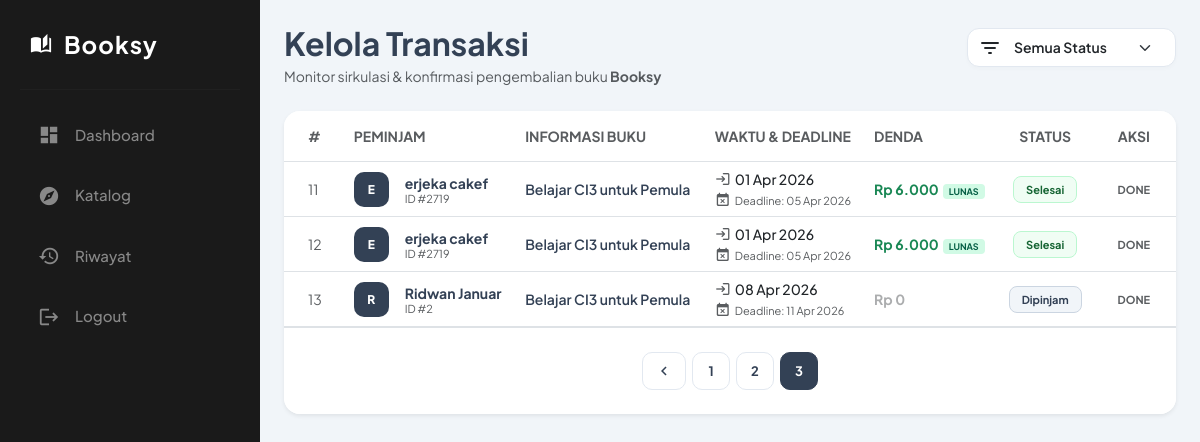
Screenshot of /admin/transaksi/10 with the database file from the repository.
### tables this page shows
CREATE TABLE `peminjaman` (
  `id_peminjaman` int(11) NOT NULL,
  `id_user` int(11) DEFAULT NULL,
  `id_buku` int(11) DEFAULT NULL,
  `tanggal_pinjam` date NOT NULL,
  `tanggal_kembali_real` date DEFAULT NULL,
  `tanggal_deadline` date DEFAULT NULL,
  `status` enum('menunggu','disetujui','ditolak','kembali','pending_kembali') DEFAULT 'menunggu',
  `denda` int(11) DEFAULT 0,
  `status_bayar` enum('belum','lunas') NOT NULL DEFAULT 'belum'
);

CREATE TABLE `users` (
  `id_user` int(11) NOT NULL,
  `username` varchar(50) NOT NULL,
  `password` varchar(255) NOT NULL,
  `nama_lengkap` varchar(100) NOT NULL,
  `alamat` text DEFAULT NULL,
  `role` enum('admin','siswa') DEFAULT 'siswa',
  `created_at` timestamp NOT NULL DEFAULT current_timestamp()
);

CREATE TABLE `buku` (
  `id_buku` int(11) NOT NULL,
  `id_kategori` int(11) DEFAULT NULL,
  `judul` varchar(255) NOT NULL,
  `penulis` varchar(100) DEFAULT NULL,
  `penerbit` varchar(100) DEFAULT NULL,
  `tahun_terbit` int(4) DEFAULT NULL,
  `stok` int(11) DEFAULT 0
);

### index.php (called while the page is built, shortened)
<?php
require_once BASEPATH . 'core/CodeIgniter.php';

### application/views/admin/v_transaksi.php (the view, shortened to what this page needs)
<link href="https://cdn.jsdelivr.net/npm/bootstrap@5.3.0/dist/css/bootstrap.min.css" rel="stylesheet">
<div class="main-content-wrapper">
    <div class="container-fluid p-4">
        <div class="row align-items-center mb-4">
            <div class="col-md-7">
                <h2 class="fw-bold text-dark-grey mb-1">Kelola Transaksi</h2>
                <p class="text-muted small mb-0">Monitor sirkulasi & konfirmasi pengembalian buku <span class="fw-bold">Booksy</span></p>
            </div>
            <div class="col-md-5 mt-3 mt-md-0">
                <form action="<?= base_url('admin/transaksi') ?>" method="GET" class="d-flex gap-2 justify-content-md-end">
                    <div class="filter-box">
                        <span class="material-icons-round">filter_list</span>
                        <select name="status" class="form-select border-0 shadow-none bg-transparent" onchange="this.form.submit()">
                            <option value="">Semua Status</option>
                        </select>
                    </div>
                </form>
            </div>
        </div>
        <div class="card border-0 shadow-sm rounded-4 overflow-hidden mb-4">
            <div class="table-responsive">
                <table class="table table-hover align-middle mb-0">
                    <thead class="bg-light-grey text-uppercase">
                        <tr>
                            <th class="px-4 py-3 text-muted fw-bold small" width="50">#</th>
                            <th class="py-3 text-muted fw-bold small">Peminjam</th>
                            <th class="py-3 text-muted fw-bold small">Informasi Buku</th>
                            <th class="py-3 text-muted fw-bold small">Waktu & Deadline</th>
                            <th class="py-3 text-muted fw-bold small">Denda</th>
                            <th class="py-3 text-muted fw-bold small text-center">Status</th>
                            <th class="py-3 text-muted fw-bold small text-center px-4">Aksi</th>
                        </tr>
                    </thead>
                    <tbody>
                        <?php if(!empty($transaksi)): ?>
                            <?php
                            $no = $this->uri->segment(3) ? $this->uri->segment(3) + 1 : 1;
                            foreach ($transaksi as $t): ?>
                            <tr>
                                <td class="px-4 text-muted small"><?= $no++; ?></td>
                                <td>
                                    <div class="d-flex align-items-center gap-3">
                                        <div class="avatar-circle">
                                            <?= strtoupper(substr($t->nama_lengkap, 0, 1)); ?>
                                        </div>
                                        <div>
                                            <div class="fw-bold text-dark-grey small"><?= $t->nama_lengkap; ?></div>
                                            <div class="text-muted extra-small">ID #<?= $t->id_user; ?></div>
                                        </div>
                                    </div>
                                </td>
                                <td>
                                    <div class="fw-semibold text-dark-grey small"><?= $t->judul; ?></div>
                                </td>
                                <td>
                                    <div class="date-stack">
                                        <div class="d-flex align-items-center gap-1 small fw-medium">
                                            <span class="material-icons-round fs-6 text-muted">login</span>
                                            <?= date('d M Y', strtotime($t->tanggal_pinjam)); ?>
                                        </div>
                                        <div class="d-flex align-items-center gap-1 extra-small mt-1 <?= (strtotime($t->tanggal_deadline) < time() && $t->status != 'kembali') ? 'text-danger fw-bold' : 'text-muted' ?>">
                                            <span class="material-icons-round fs-6">event_busy</span>
                                            Deadline: <?= date('d M Y', strtotime($t->tanggal_deadline)); ?>
                                        </div>
                                    </div>
                                </td>
                                <td>
                                    <?php if ($t->status == 'kembali'): ?>
                                        <div class="text-success fw-bold small">Rp <?= number_format($t->denda, 0, ',', '.') ?><span class="ms-1 badge-lunas">LUNAS</span></div>
                                    <?php else: ?>
                                        <div class="fw-bold small <?= ($t->denda > 0) ? 'text-danger' : 'text-muted opacity-50' ?>">
                                            Rp <?= number_format($t->denda, 0, ',', '.') ?>
                                        </div>
                                    <?php endif; ?>
                                </td>
                                <td class="text-center">
                                    <?php
                                    $status_map = [
                                        'menunggu' => ['label' => 'Pengajuan', 'class' => 'st-waiting'],
                                        'disetujui' => ['label' => 'Dipinjam', 'class' => 'st-active'],
                                        'pending_kembali' => ['label' => 'Menunggu Konfirmasi', 'class' => 'st-pending'],
                                        'kembali' => ['label' => 'Selesai', 'class' => 'st-success'],
                                        'ditolak' => ['label' => 'Ditolak', 'class' => 'st-danger'],
                                    ];
                                    $st = $status_map[$t->status] ?? ['label' => 'Unknown', 'class' => 'bg-secondary'];
                                    ?>
                                    <span class="badge-status <?= $st['class'] ?>"><?= $st['label'] ?></span>
                                </td>
                                <td class="px-4">
                                    <div class="d-flex gap-2 justify-content-center">
                                        <?php if ($t->status == 'menunggu'): ?>
                                            <a href="<?= base_url('admin/setuju_pinjam/'.$t->id_peminjaman.'/'.$t->id_buku); ?>" class="btn-action approve" title="Setujui">
                                                <span class="material-icons-round">check_circle</span>
                                            </a>
                                            <a href="<?= base_url('admin/tolak_pinjam/'.$t->id_peminjaman); ?>" class="btn-action reject" onclick="return confirm('Tolak pengajuan ini?')" title="Tolak">
                                                <span class="material-icons-round">cancel</span>
                                            </a>
                                        <?php else: ?>
                                            <span class="text-muted fw-bold extra-small">DONE</span>
                                        <?php endif; ?>
                                    </div>
                                </td>
                            </tr>
                            <?php endforeach; ?>
                        <?php endif; ?>
                    </tbody>
                </table>
            </div>
            <div class="pagination-container d-flex justify-content-center py-4 bg-white border-top">
                <?= $pagination ?? '' ?>
            </div>
        </div>
    </div>
</div>

### application/views/admin/v_transaksi.php (style rules this page uses)
.main-content-wrapper { margin-left: 260px; min-height: 100vh; transition: 0.3s; }
.text-dark-grey { color: var(--dark-grey); }
.bg-light-grey { background-color: var(--light-grey); }
.extra-small { font-size: 11px; }
.filter-box { background: white; border-radius: 12px; border: 1px solid var(--border-color); display: flex; align-items: center; padding: 2px 10px; box-shadow: 0 2px 4px rgba(0,0,0,0.02); }
.filter-box select { font-size: 14px; font-weight: 600; cursor: pointer; }
.avatar-circle { width: 35px; height: 35px; background: var(--dark-grey); color: white; border-radius: 10px; display: flex; align-items: center; justify-content: center; font-weight: 800; font-size: 12px; }
.table thead th { border-top: none; white-space: nowrap; }
.badge-lunas { font-size: 9px; background: #d1fae5; color: #065f46; padding: 2px 6px; border-radius: 4px; margin-left: 5px; }
.badge-status { padding: 6px 12px; border-radius: 8px; font-size: 11px; font-weight: 700; display: inline-block; white-space: nowrap; }
.st-active { background: #f1f5f9; color: var(--dark-grey); border: 1px solid #cbd5e1; }
.st-success { background: #f0fdf4; color: #166534; border: 1px solid #bbf7d0; }
.pagination-container a, .pagination-container strong { display: inline-flex; align-items: center; justify-content: center; min-width: 38px; height: 38px; margin: 0 3px; padding: 0 12px; border-radius: 10px; text-decoration: none; font-weight: 700; font-size: 13px; transition: 0.2s; }
.pagination-container a { background: white; color: var(--dark-grey); border: 1px solid var(--border-color); }

### rows the page displays
peminjaman: id_user.nama_lengkap "E", id_user.nama_lengkap "erjeka cakef", id_user "2719", id_buku.judul "Belajar CI3 untuk Pemula", tanggal_pinjam "01 Apr 2026", tanggal_deadline "05 Apr 2026", denda "6.000", status "Selesai", shows "DONE"
peminjaman: id_user.nama_lengkap "E", id_user.nama_lengkap "erjeka cakef", id_user "2719", id_buku.judul "Belajar CI3 untuk Pemula", tanggal_pinjam "01 Apr 2026", tanggal_deadline "05 Apr 2026", denda "6.000", status "Selesai", shows "DONE"
peminjaman: id_user.nama_lengkap "R", id_user.nama_lengkap "Ridwan Januar", id_user "2", id_buku.judul "Belajar CI3 untuk Pemula", tanggal_pinjam "08 Apr 2026", tanggal_deadline "11 Apr 2026", denda "0", status "Dipinjam", shows "DONE"

### other values shown
$pagination "1 2 3"
